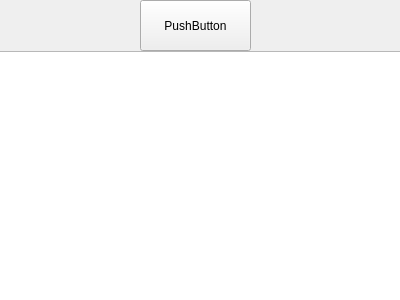
<?xml version="1.0" encoding="UTF-8"?>
<ui version="4.0">
 <class>Form</class>
 <widget class="QWidget" name="Form">
  <property name="windowModality">
   <enum>Qt::NonModal</enum>
  </property>
  <property name="geometry">
   <rect>
    <x>0</x>
    <y>0</y>
    <width>400</width>
    <height>300</height>
   </rect>
  </property>
  <property name="windowTitle">
   <string>Form</string>
  </property>
  <property name="autoFillBackground">
   <bool>false</bool>
  </property>
  <widget class="QPlainTextEdit" name="plainTextEdit">
   <property name="geometry">
    <rect>
     <x>-20</x>
     <y>51</y>
     <width>421</width>
     <height>361</height>
    </rect>
   </property>
  </widget>
  <widget class="QPushButton" name="pushButton">
   <property name="geometry">
    <rect>
     <x>140</x>
     <y>0</y>
     <width>111</width>
     <height>51</height>
    </rect>
   </property>
   <property name="text">
    <string>PushButton</string>
   </property>
  </widget>
 </widget>
 <resources/>
 <connections/>
</ui>
